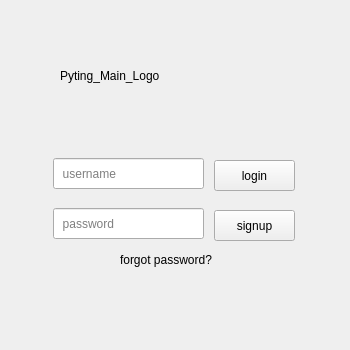
<?xml version="1.0" encoding="UTF-8"?>
<ui version="4.0">
 <class>loginForm</class>
 <widget class="QMainWindow" name="loginForm">
  <property name="geometry">
   <rect>
    <x>0</x>
    <y>0</y>
    <width>350</width>
    <height>350</height>
   </rect>
  </property>
  <property name="contextMenuPolicy">
   <enum>Qt::DefaultContextMenu</enum>
  </property>
  <property name="windowTitle">
   <string>Pyting v</string>
  </property>
  <property name="windowOpacity">
   <double>0.980000000000000</double>
  </property>
  <property name="whatsThis">
   <string/>
  </property>
  <property name="layoutDirection">
   <enum>Qt::LeftToRight</enum>
  </property>
  <property name="styleSheet">
   <string notr="true"/>
  </property>
  <property name="tabShape">
   <enum>QTabWidget::Rounded</enum>
  </property>
  <property name="dockOptions">
   <set>QMainWindow::AllowTabbedDocks|QMainWindow::AnimatedDocks</set>
  </property>
  <property name="unifiedTitleAndToolBarOnMac">
   <bool>false</bool>
  </property>
  <widget class="QWidget" name="centralwidget">
   <widget class="QLabel" name="mainlogo">
    <property name="geometry">
     <rect>
      <x>60</x>
      <y>30</y>
      <width>241</width>
      <height>91</height>
     </rect>
    </property>
    <property name="text">
     <string>Pyting_Main_Logo</string>
    </property>
   </widget>
   <widget class="QPushButton" name="loginBtn">
    <property name="geometry">
     <rect>
      <x>214</x>
      <y>160</y>
      <width>81</width>
      <height>31</height>
     </rect>
    </property>
    <property name="text">
     <string>login</string>
    </property>
   </widget>
   <widget class="QLabel" name="findpassword">
    <property name="geometry">
     <rect>
      <x>120</x>
      <y>250</y>
      <width>111</width>
      <height>20</height>
     </rect>
    </property>
    <property name="cursor">
     <cursorShape>OpenHandCursor</cursorShape>
    </property>
    <property name="text">
     <string>forgot password?</string>
    </property>
   </widget>
   <widget class="QPushButton" name="registerBtn">
    <property name="geometry">
     <rect>
      <x>214</x>
      <y>210</y>
      <width>81</width>
      <height>31</height>
     </rect>
    </property>
    <property name="text">
     <string>signup</string>
    </property>
   </widget>
   <widget class="QLineEdit" name="id">
    <property name="geometry">
     <rect>
      <x>53</x>
      <y>158</y>
      <width>151</width>
      <height>31</height>
     </rect>
    </property>
    <property name="placeholderText">
     <string>  username</string>
    </property>
   </widget>
   <widget class="QLineEdit" name="pw">
    <property name="geometry">
     <rect>
      <x>53</x>
      <y>208</y>
      <width>151</width>
      <height>31</height>
     </rect>
    </property>
    <property name="inputMethodHints">
     <set>Qt::ImhHiddenText|Qt::ImhSensitiveData</set>
    </property>
    <property name="placeholderText">
     <string>  password</string>
    </property>
   </widget>
  </widget>
  <widget class="QMenuBar" name="menubar">
   <property name="geometry">
    <rect>
     <x>0</x>
     <y>0</y>
     <width>350</width>
     <height>24</height>
    </rect>
   </property>
  </widget>
 </widget>
 <resources/>
 <connections/>
</ui>
